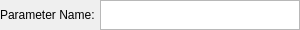
<?xml version="1.0" encoding="UTF-8"?>
<ui version="4.0">
 <class>ParameterOption</class>
 <widget class="QWidget" name="ParameterOption">
  <property name="geometry">
   <rect>
    <x>0</x>
    <y>0</y>
    <width>300</width>
    <height>30</height>
   </rect>
  </property>
  <property name="minimumSize">
   <size>
    <width>300</width>
    <height>30</height>
   </size>
  </property>
  <property name="windowTitle">
   <string>Form</string>
  </property>
  <layout class="QVBoxLayout" name="verticalLayout">
   <property name="leftMargin">
    <number>0</number>
   </property>
   <property name="topMargin">
    <number>0</number>
   </property>
   <property name="rightMargin">
    <number>0</number>
   </property>
   <property name="bottomMargin">
    <number>0</number>
   </property>
   <item>
    <widget class="QWidget" name="parameterWidget" native="true">
     <property name="maximumSize">
      <size>
       <width>16777215</width>
       <height>50</height>
      </size>
     </property>
     <layout class="QHBoxLayout" name="horizontalLayout">
      <property name="spacing">
       <number>5</number>
      </property>
      <property name="leftMargin">
       <number>0</number>
      </property>
      <property name="topMargin">
       <number>0</number>
      </property>
      <property name="rightMargin">
       <number>0</number>
      </property>
      <property name="bottomMargin">
       <number>0</number>
      </property>
      <item>
       <widget class="QLabel" name="parameterName">
        <property name="sizePolicy">
         <sizepolicy hsizetype="Expanding" vsizetype="Preferred">
          <horstretch>0</horstretch>
          <verstretch>0</verstretch>
         </sizepolicy>
        </property>
        <property name="text">
         <string>Parameter Name:</string>
        </property>
       </widget>
      </item>
      <item>
       <widget class="QTextEdit" name="parameterText">
        <property name="minimumSize">
         <size>
          <width>0</width>
          <height>0</height>
         </size>
        </property>
       </widget>
      </item>
     </layout>
    </widget>
   </item>
  </layout>
 </widget>
 <resources/>
 <connections/>
</ui>
